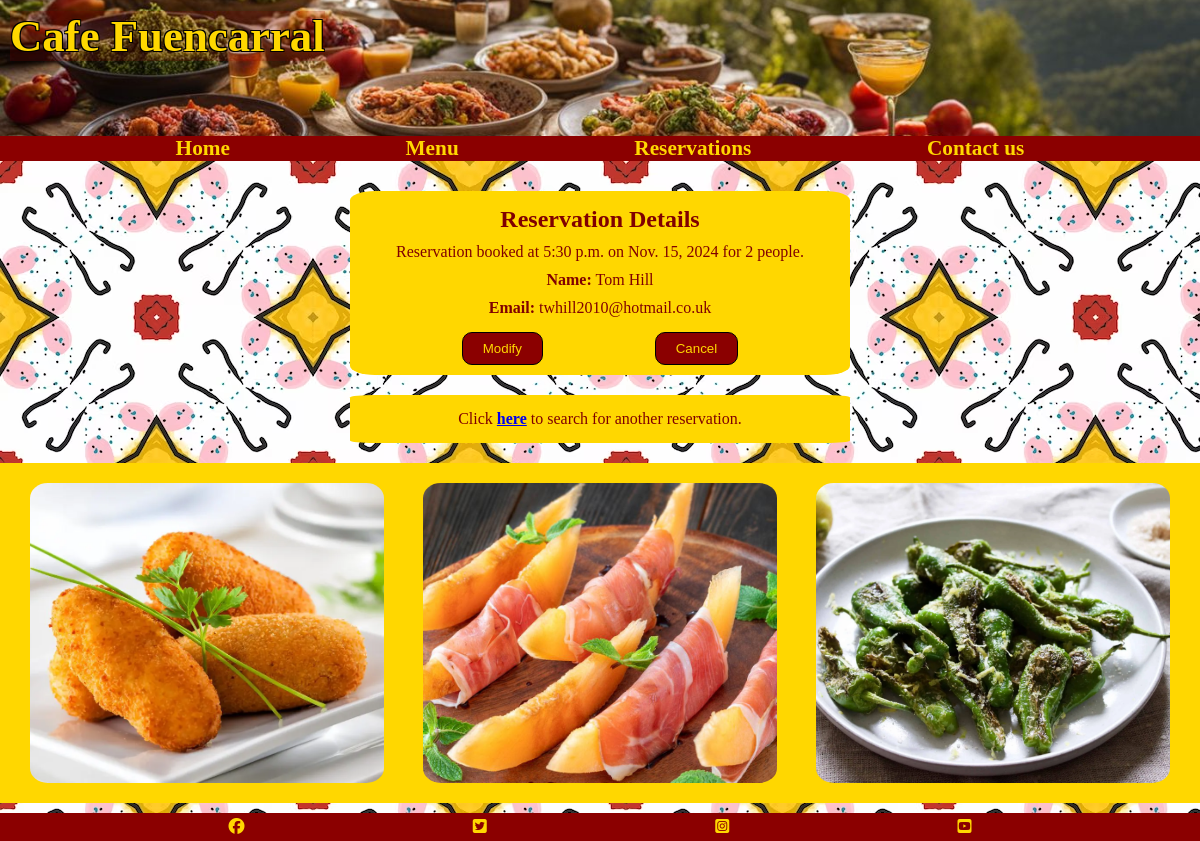
The app's page /reservations/details/FUE-B9G9IW4T/, older data.
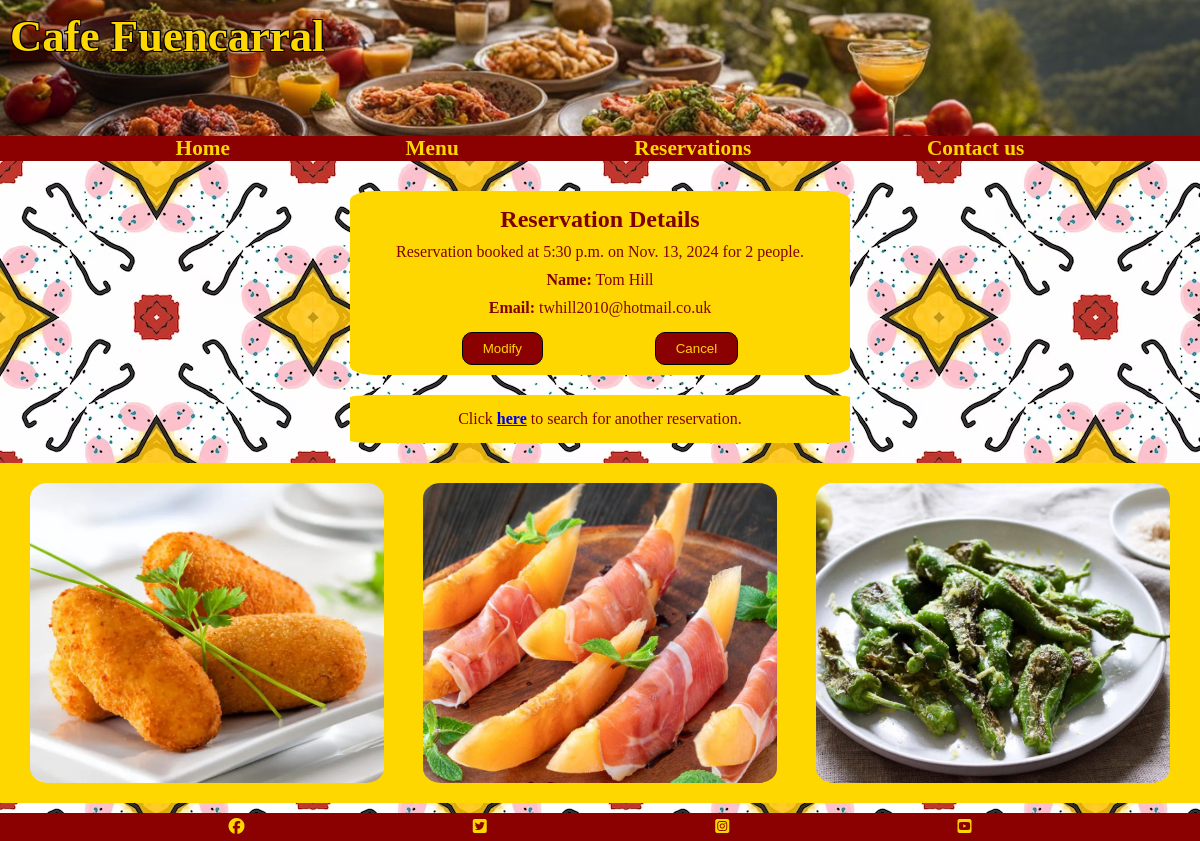
The same page, newer data.
### reservations/models.py (models this page shows, shortened)
class Reservation(models.Model):
    NUMBER_OF_PEOPLE_CHOICES = [
        (1, "1"),
        (2, "2"),
        (3, "3"),
        (4, "4"),
        (5, "5"),
        (6, "6"),
    ]
    TIME_OF_DAY_CHOICES = [
        (time(17, 0), "17:00"),
        (time(17, 30), "17:30"),
        (time(18, 0), "18:00"),
        (time(18, 30), "18:30"),
        (time(19, 0), "19:00"),
        (time(19, 30), "19:30"),
        (time(20, 0), "20:00"),
        (time(20, 30), "20:30"),
        (time(21, 0), "21:00"),
    ]
    STATUS_CHOICES = [
        ("Active", "Active"),
        ("Cancelled", "Cancelled"),
    ]
    people = models.IntegerField(choices=NUMBER_OF_PEOPLE_CHOICES)
    date = models.DateField()
    time = models.TimeField(choices=TIME_OF_DAY_CHOICES)
    first_name = models.CharField(max_length=50)
    last_name = models.CharField(max_length=100)
    email = models.EmailField(max_length=50)
    code = models.CharField(max_length=15, blank=True, null=True)
    timestamp = models.DateTimeField(null=True, blank=True)
    status = models.CharField(
        max_length=20,
        choices=STATUS_CHOICES,
        default="Active"
    )

### reservations/views.py (the view)
# urls.py: path('details/<str:code>/', views.details_view, name='details'),
def details_view(request, code):
    reservation = get_object_or_404(Reservation, code=code)
    can_modify = reservation.status == "Active"
    can_cancel = reservation.status == "Active"
    return render(request, 'reservations/details.html', {
        'reservation': reservation,
        'can_modify': can_modify,
        'can_cancel': can_cancel
    })

### reservations/templates/reservations/details.html (shortened to what this page needs)
{% extends "base.html" %}
{% load static %}
{% block content %}
<main>
    <section class="box">
        <h2>Reservation Details</h2>
        <p>Reservation booked at {{ reservation.time }} on {{ reservation.date }} for {{ reservation.people }}
            people.</p>
        <p><strong>Name:</strong> {{ reservation.first_name }} {{ reservation.last_name }}</p>
        <p><strong>Email:</strong> {{ reservation.email }}</p>
        <div id="buttons">
            {% if can_modify %}
            <form action="{% url 'reservations:modify' reservation.code %}" method="get">
                <button type="submit">Modify</button>
            </form>
            {% endif %}
            {% if can_cancel %}
            <form action="{% url 'reservations:cancel' reservation.code %}" method="post">
                <button type="submit">Cancel</button>
            </form>
            {% endif %}
        </div>
    </section>
    <section class="box">
        <p>Click <a href="{% url 'reservations:search' %}"><strong>here</strong></a> to search for another reservation.
        </p>
    </section>
    <section class="images">
        <div id="croquetas"></div>
        <div id="melon"></div>
        <div id="peppers"></div>
    </section>
</main>
{% endblock %}

### templates/base.html (shortened to what this page needs)
{% load static %}
<html lang="en">
<head>
    {% load static %}
    <link rel="stylesheet" href="{% static 'home/style.css' %}">
</head>
<body>
    <header>
        <section id="spanish-cuisine">
            <h1><a href="{% url 'home:home' %}">Cafe Fuencarral</a></h1>
        </section>
        <section>
            <nav>
                <ul id="navbar">
                    <li><a href="{% url 'home:home' %}">Home</a></li>
                    <li><a href="{% url 'menu:menu' %}">Menu</a></li>
                    <li><a href="{% url 'reservations:reservations' %}">Reservations</a></li>
                    <li><a href="{% url 'contactus:contactus' %}">Contact us</a></li>
                </ul>
            </nav>
        </section>
    </header>
    {% block content %}
    {% endblock %}
    <footer>
        <ul id="social-media">
            <li><a href="https://www.facebook.com/" target="_blank" rel="noopener"
                    aria-label="Visit our Facebook page (opens in a new tab)"><i class="fa-brands fa-facebook"></i></a>
            </li>
            <li><a href="https://x.com/" target="_blank" rel="noopener"
                    aria-label="Visit our X page (opens in a new tab)"><i class="fa-brands fa-twitter-square"></i></a>
            </li>
            <li><a href="https://www.instagram.com/" target="_blank" rel="noopener"
                    aria-label="Visit our Instagram page (opens in a new tab)"><i
                        class="fa-brands fa-square-instagram"></i></a></li>
            <li><a href="https://www.youtube.com/" target="_blank" rel="noopener"
                    aria-label="Visit our Youtube page (opens in a new tab)"><i
                        class="fa-brands fa-youtube-square"></i></a></li>
        </ul>
    </footer>
</body>
</html>

### home/static/home/style.css (style rules this page uses)
* { margin: 0; padding: 0; }
main { background: url("images/background-image.avif"); color: maroon; padding-top: 10px; padding-bottom: 10px; }
h1 { padding: 10px; font-size: 200%; }
#navbar { list-style: none; display: flex; justify-content: space-evenly; width: 100%; font-size: 95%; font-weight: bold; background-color: darkred; }
header a { text-decoration: none; color: gold; background-color: rgb(139, 0, 0, 0.2); }
#spanish-cuisine { position: relative; background: url("images/spanish-cuisine.jpg") no-repeat center center/cover; height: 17%; color: gold; text-shadow: -1px -1px 0 black, 1px -1px 0 black, -1px 1px 0 black, 1px 1px 0 black; }
.box { background-color: gold; padding: 10px; border-radius: 5%; text-align: center; width: 80%; margin: 20px auto; }
h2, p { padding: 5px; }
.images { background-color: gold; padding: 10px; }
button { background-color: darkred; color: gold; border-style: solid; border-width: thin; border-radius: 10px; border-color: black; padding: 8px 20px; margin: 0; text-align: center; width: auto; display: inline-block; margin-top: 10px; }
#buttons { display: flex; justify-content: space-evenly; align-items: center; gap: 10px; }
#buttons form { margin: 0; }
#croquetas { background: url("images/croquetas-de-jamon-serrano.webp") no-repeat center center/cover; width: 80%; height: 150px; margin: 10px auto; border-radius: 5%; }
#melon { background: url("images/melon-con-jamon.jpg") no-repeat center center/cover; width: 80%; height: 150px; margin: 10px auto; border-radius: 5%; }
#peppers { background: url("images/padron-peppers.webp") no-repeat center center/cover; width: 80%; height: 150px; margin: 10px auto; border-radius: 5%; }
footer { background-color: darkred; }
#social-media { list-style: none; display: flex; justify-content: space-evenly; width: 100%; padding-top: 5px; padding-bottom: 5px; }
footer a { color: gold; }
@media screen and (min-width: 768px) { header a { font-size: 140%; } }
@media screen and (min-width: 768px) { .box { width: 40%; margin: 20px auto; } }
@media screen and (min-width: 768px) { .images { display: flex; justify-content: space-between; } }
@media screen and (min-width: 768px) { #paella, #patatas, #tortilla, #croquetas, #melon, #peppers, #pan, #huevos, #pulpo { height: 200px; width: 30%; } }
@media screen and (min-width: 1024px) { #paella, #patatas, #tortilla, #croquetas, #melon, #peppers, #pan, #huevos, #pulpo { height: 300px; } }

Row changes from the older to the newer data that the page shows:
changed Reservation "Tom": date "Nov. 15, 2024" → "Nov. 13, 2024"
